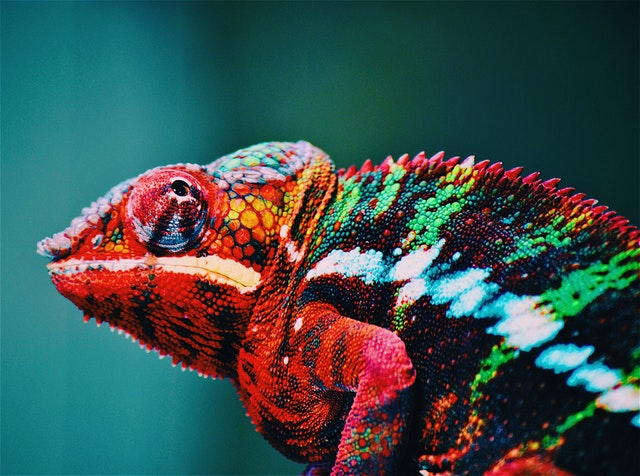
#> input picture images/color.png, 640 x 476 px
$ python canny_with_erosion_and_dilation.py
#> lines starting #> are read from the running program, lines starting #| are printed output that depends on the picture; after the words box and inside, x2 and y2 are one past the last pixel; in counts of white or black regions, pixels touching at a corner belong together
import cv2
import numpy as np

# Function to resize images to fit the screen
def resize_image(image, max_width=800, max_height=600):
    height, width = image.shape[:2]
    scale = min(max_width / width, max_height / height)
    new_width = int(width * scale)
    new_height = int(height * scale)
    return cv2.resize(image, (new_width, new_height))

# Load the image
image = cv2.imread("images/color.png")
#> image is the input picture: shape (476, 640, 3); mean B, G, R 78, 79.8, 59.2

# Check if the image is loaded successfully
if image is None:
    print("Error: Image not found. Please check the file path.")
else:
    # Convert the image to grayscale
    gray = cv2.cvtColor(image, cv2.COLOR_BGR2GRAY)
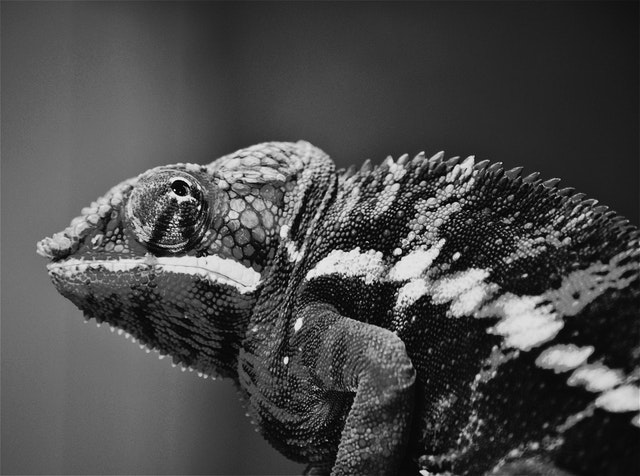
#> gray: shape (476, 640); min 0, max 248, mean 73.4

    # Apply Canny edge detection
    canny_image = cv2.Canny(gray, 150, 200)
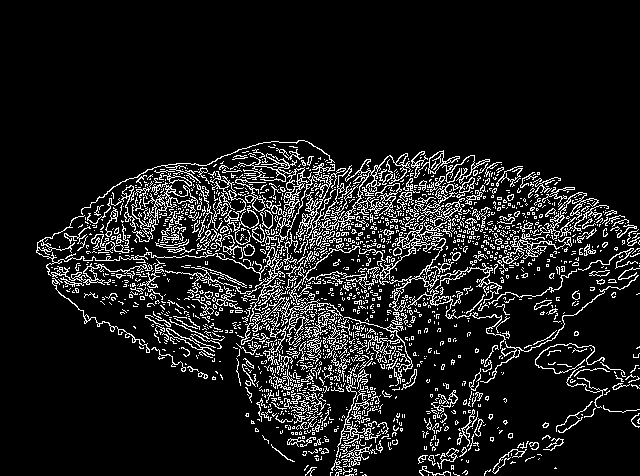
#> canny_image: shape (476, 640); 10.9% white in thin lines or dots, all inside (x1, y1, x2, y2) = (36, 140, 640, 476)

    # Erosion and Dilation
    kernel = np.ones((5, 5), np.uint8)

    # Dilation
    dilate_image = cv2.dilate(canny_image, kernel, iterations=1)
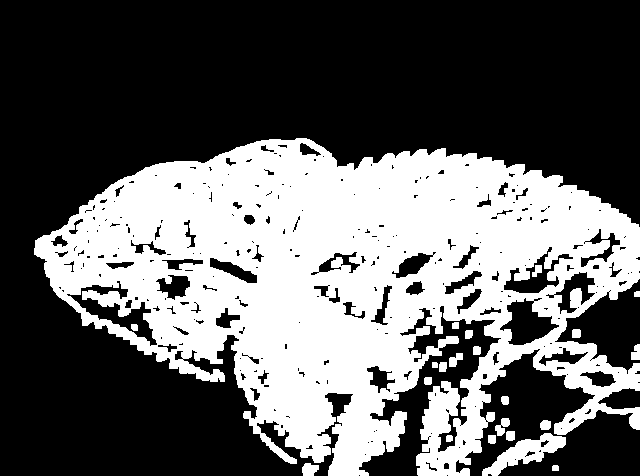
#> dilate_image: shape (476, 640); 38.4% white; 22 white regions, largest, box (x1, y1, x2, y2) and area: (34, 138, 640, 476) 114153, (482, 433, 566, 476) 1374, (302, 463, 319, 476) 171

    # Erosion
    erode_image = cv2.erode(canny_image, kernel, iterations=1)
#> erode_image: shape (476, 640); every value is 0

    # Resize all images for display
    resized_canny_image = resize_image(canny_image)
#> in resize_image, `return cv2.resize(image, (new_width, new_height))`:
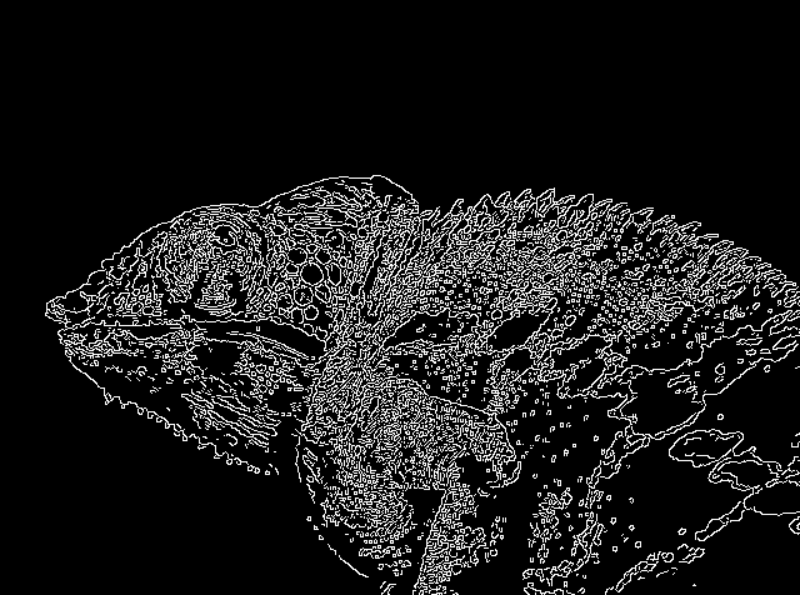
#> returned value: shape (595, 800); min 0, max 255, mean 27.7
    resized_dilate_image = resize_image(dilate_image)
#> call 2 of resize_image, with max_width = 800, max_height = 600
#> in resize_image (call 2), `return cv2.resize(image, (new_width, new_height))`:
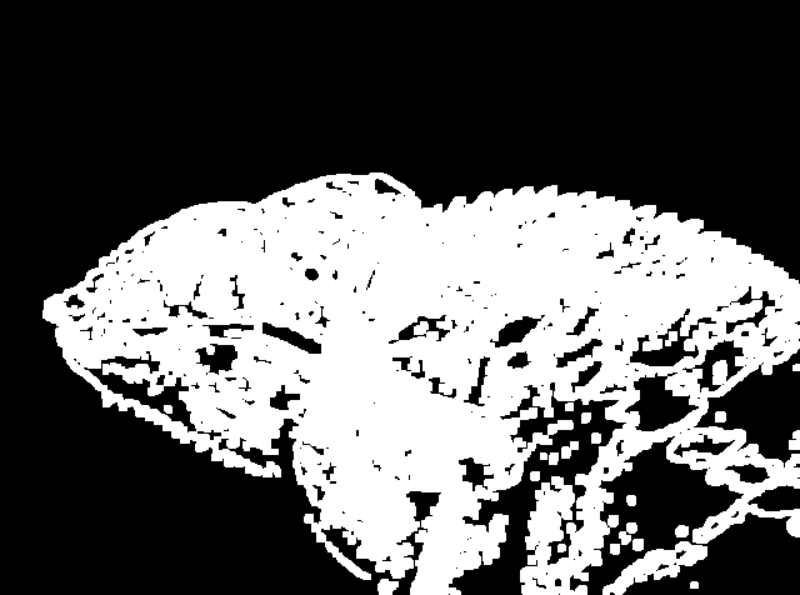
#> returned value: shape (595, 800); min 0, max 255, mean 98
    resized_erode_image = resize_image(erode_image)
#> in resize_image (call 3), `return cv2.resize(image, (new_width, new_height))`: returned value: shape (595, 800); every value is 0

    # Combine all images horizontally
    display = np.hstack((resized_canny_image, resized_dilate_image, resized_erode_image))
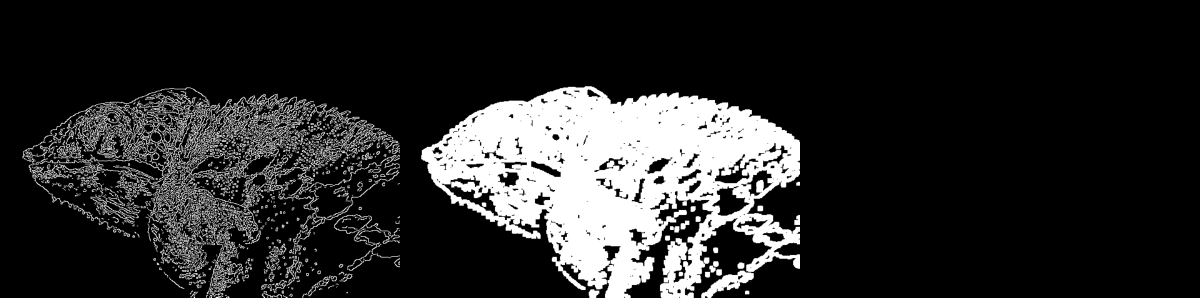
#> display: shape (595, 2400) (shown at 1/2 size); min 0, max 255, mean 41.9

    # Display the combined image using OpenCV
    cv2.imshow("Canny, Dilated, and Eroded Images", display)

    # Wait for a key press indefinitely and close all windows
    cv2.waitKey(0)
    cv2.destroyAllWindows()
